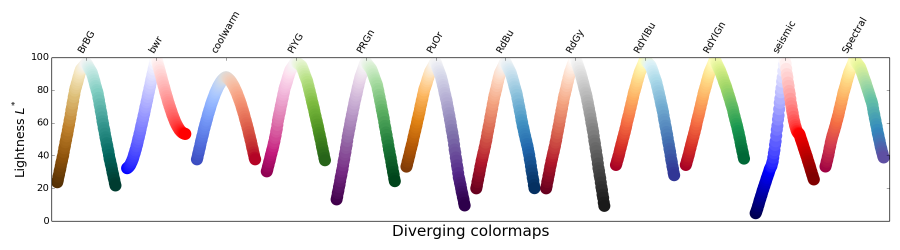
#> input picture perceptions/figures/Diverging.png, 1800 x 500 px, given in place of Sequential.png, which was not available (shown at 1/2 size)
$ python vision.py
#> lines starting #> are read from the running program, lines starting #| are printed output that depends on the picture; after the words box and inside, x2 and y2 are one past the last pixel; in counts of white or black regions, pixels touching at a corner belong together
'''
Apply various vision deficiency approximations to colormaps.
'''


import numpy as np
from skimage import color, io


cmaps = ['Sequential', 'Sequential2', 'Diverging', 'Qualitative',
         'Miscellaneous']

protanopia = np.array([
    [0.567, 0.433, 0.0],
    [0.558, 0.442, 0.0],
    [0.0,   0.242, 0.758],
])

protanomaly = np.array([
    [0.817, 0.183, 0.0],
    [0.333, 0.667, 0.0],
    [0.0,   0.125, 0.875],
])

deuteranopia = np.array([
    [0.625, 0.375, 0.0],
    [0.7,   0.3,   0.0],
    [0.0,   0.3,   0.7],
])

deuteranomaly = np.array([
    [0.8,   0.2,   0.0],
    [0.258, 0.742, 0.0],
    [0.0,   0.142, 0.858],
])

tritanopia = np.array([
    [0.95, 0.05,  0.0],
    [0.0,  0.433, 0.567],
    [0.0,  0.475, 0.525],
])

tritanomaly = np.array([
    [0.967, 0.033, 0.0],
    [0.0,   0.733, 0.267],
    [0.0,   0.183, 0.817],
])

achromatopsia = np.array([
    [0.299, 0.587, 0.114],
    [0.299, 0.587, 0.114],
    [0.299, 0.587, 0.114],
])

achromatomaly = np.array([
    [0.618, 0.320, 0.062],
    [0.163, 0.775, 0.062],
    [0.163, 0.320, 0.516],
])

for name in cmaps:
    data = io.imread('figures/' + name + '.png')
#> data is the input picture: shape (500, 1800, 4); mean R, G, B, A 236.7, 232.4, 233.3, 255

    data[:,:,:3] = np.dot(data[:,:,:3], deuteranopia.T)
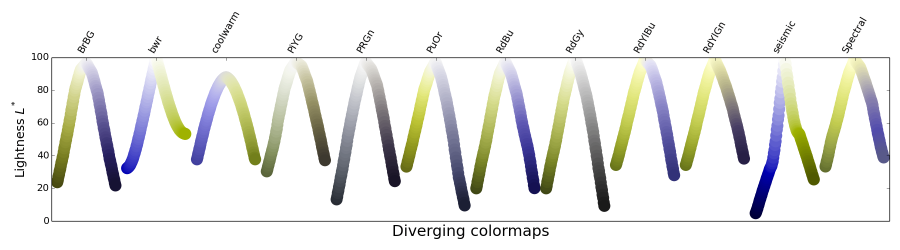
#> data: shape (500, 1800, 4) (shown at 1/2 size); 15.83% of pixels changed, all inside (x1, y1, x2, y2) = (22, 22, 1779, 478)

    io.imsave('figures/' + name + 'Deuteranopia.png', data)
#> pass 2 of the loop `for name in cmaps:`:
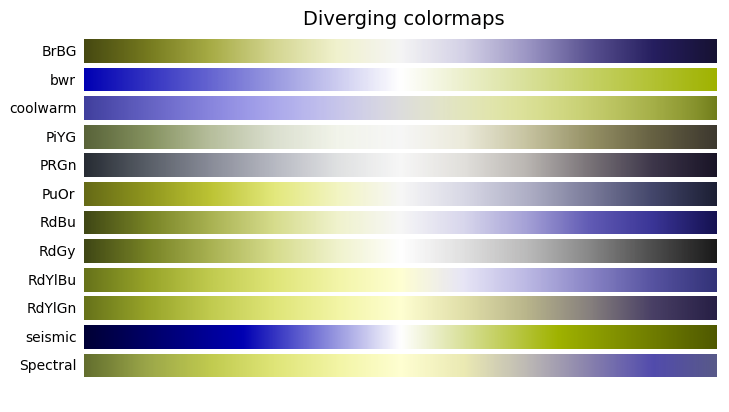
#> input picture perceptions/figures/DivergingDeuteranopia.png, 729 x 412 px, given in place of Sequential2.png, which was not available
#> data is the input picture: shape (412, 729, 4); mean R, G, B, A 197.4, 198.7, 187, 255
#> `data[:,:,:3] = np.dot(data[:,:,:3], deuteranopia.T)`:
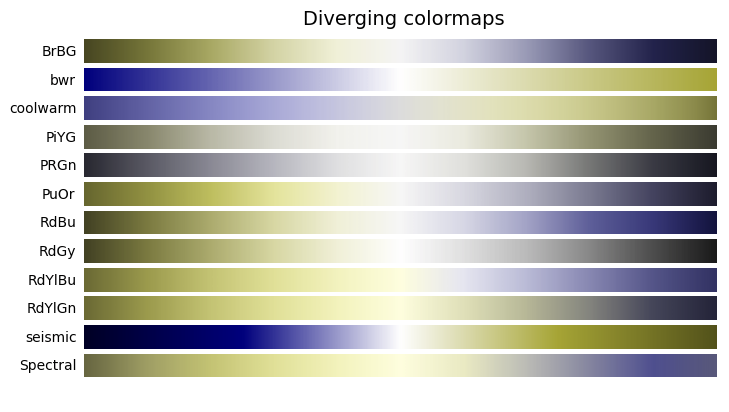
#> data: shape (412, 729, 4); mean R, G, B, A 197.7, 197.5, 190.2, 255
